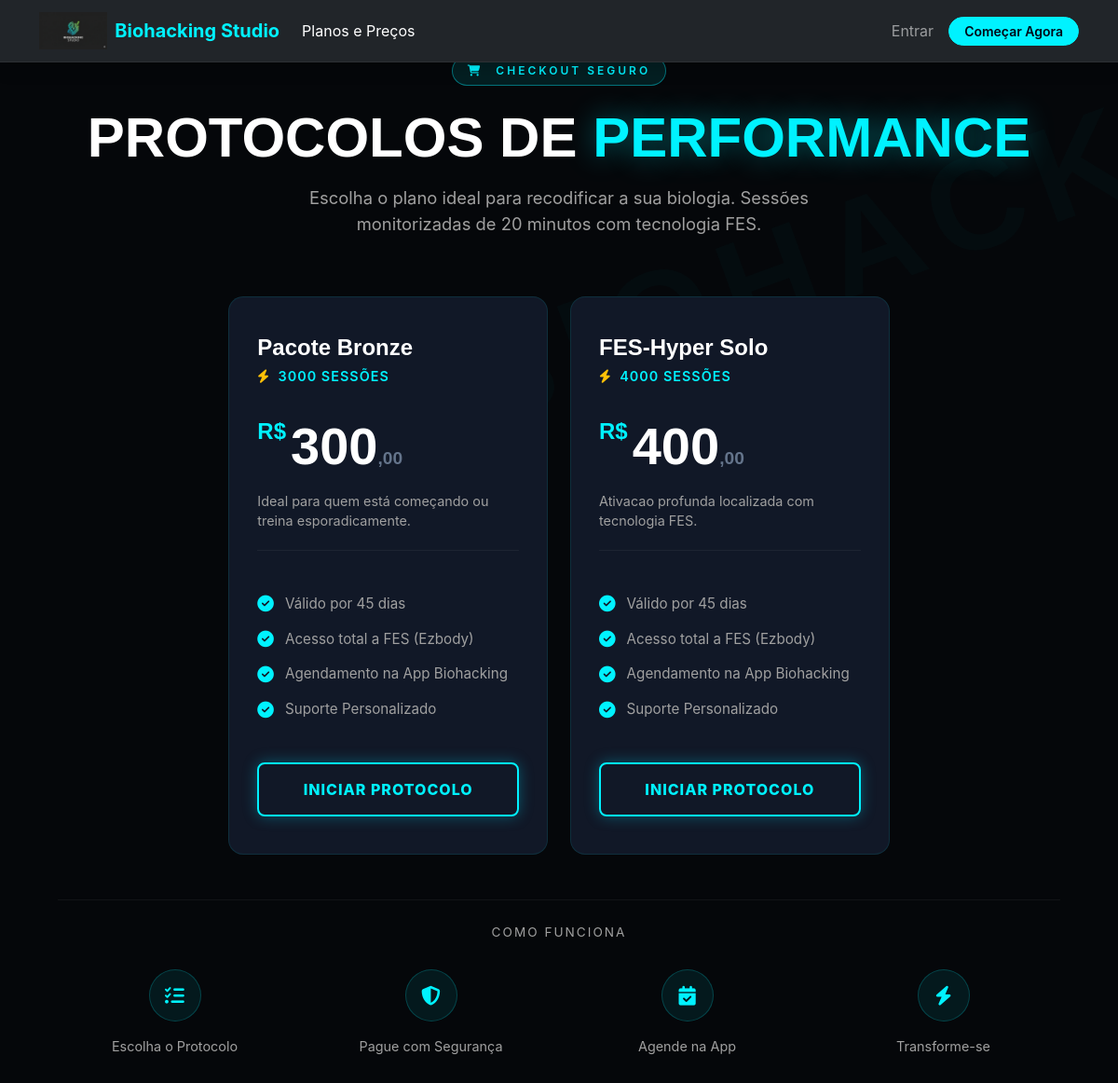
Page /shop/packages on the committed database.
### app/models/package.py (models this page shows, shortened)
class Package(db.Model):
    __tablename__ = 'packages'
    id = db.Column(db.Integer, primary_key=True)
    name = db.Column(db.String(100), nullable=False)
    description = db.Column(db.Text)
    credits = db.Column(db.Integer, nullable=False)
    price = db.Column(db.Numeric(10, 2), nullable=False)
    installments = db.Column(db.Integer, default=1)  # Quantas parcelas
    installment_price = db.Column(db.Numeric(10, 2))  # Preco por parcela
    validity_days = db.Column(db.Integer, nullable=False)  # Ex: 90 dias
    photo_url = db.Column(db.String(255))
    color = db.Column(db.String(7), default='#FF6B35')
    is_featured = db.Column(db.Boolean, default=False)  # Destaque
    display_order = db.Column(db.Integer, default=0)
    badge = db.Column(db.String(50))  # Ex: "MAIS VENDIDO", "NOVO"
    extra_benefits = db.Column(db.JSON)  # Ex: ["Toalha gratis", "Garrafinha"]
    is_recurring = db.Column(db.Boolean, default=False)  # Se é pacote recorrente
    recurring_interval_days = db.Column(db.Integer, default=30)  # Intervalo entre cobranças
    welcome_xp_bonus = db.Column(db.Integer, default=0)  # Bônus XP na primeira compra
    is_active = db.Column(db.Boolean, default=True)
    created_at = db.Column(db.DateTime, default=datetime.utcnow)
    updated_at = db.Column(db.DateTime, default=datetime.utcnow, onupdate=datetime.utcnow)
    subscriptions = db.relationship('Subscription', backref='package', lazy=True)

### app/routes/shop.py (the view)
@shop_bp.route('/')
@shop_bp.route('/packages')
def packages():
    packages = Package.query.filter_by(is_active=True).order_by(
        Package.display_order,
        Package.id
    ).all()
    modalities = Modality.query.filter_by(is_active=True).order_by(Modality.name).all()
    import json
    packages_json = json.dumps([{
        'id': p.id,
        'name': p.name,
        'credits': p.credits,
        'price': float(p.price)
    } for p in packages])
    return render_template('shop/packages.html', packages=packages, modalities=modalities, packages_json=packages_json)

### app/templates/shop/packages.html (shortened to what this page needs)
{% extends "base.html" %}
{% block extra_css %}
<link rel="stylesheet" href="{{ url_for('static', filename='css/landing.css') }}">
{% endblock %}
{% block content %}
<div class="bg-brand-texture" style="min-height: 100vh; padding: 60px 0; position: relative; background-color: var(--bg-dark, #05070a);">
    <div class="container" style="max-width: 1100px; position: relative; z-index: 2;">
        <div class="text-center mb-5 pb-3">
            <div style="display: inline-block; padding: 6px 16px; background: rgba(0, 242, 255, 0.1); border: 1px solid rgba(0,242,255,0.4); border-radius: 50px; color: var(--cyan-electric, #00f2ff); font-size: 0.75rem; letter-spacing: 3px; margin-bottom: 20px; font-weight: 600;">
                <i class="fas fa-shopping-cart me-2"></i> CHECKOUT SEGURO
            </div>
            <h1 style="font-size: clamp(2.5rem, 5vw, 4rem); font-weight: 900; margin-bottom: 15px; font-family: 'Outfit', sans-serif; color: #fff;">
                PROTOCOLOS DE <span style="color: var(--cyan-electric, #00f2ff); text-shadow: 0 0 30px rgba(0,242,255,0.4);">PERFORMANCE</span>
            </h1>
            <p style="color: var(--text-dim, #94a3b8); font-size: 1.15rem; max-width: 600px; margin: 0 auto;">
                Escolha o plano ideal para recodificar a sua biologia. Sessões monitorizadas de 20 minutos com tecnologia FES.
            </p>
        </div>
        <div class="row g-4 justify-content-center align-items-center">
            {% for package in packages %}
            {% set is_highlighted = package.is_featured or (loop.index == 2 and packages|length == 3) %}
            {% set price_str = "%.2f"|format(package.price) %}
            {% set price_parts = price_str.split('.') %}
            <div class="col-lg-4 col-md-6">
                <div class="protocol-card {% if is_highlighted %}featured{% endif %}">
                    <h3 style="font-family: 'Outfit', sans-serif; font-weight: 800; font-size: 1.5rem; margin-bottom: 5px; color: #fff;">{{ package.name }}</h3>
                    <p style="color: var(--cyan-electric, #00f2ff); font-weight: 600; font-size: 0.9rem; letter-spacing: 1px;">
                        <i class="fas fa-bolt text-warning me-1"></i> {{ package.credits }} SESSÕES
                    </p>
                    <div class="price-tag">
                        <span class="price-currency">R$</span>{{ price_parts[0] }}<span style="font-size: 1.2rem; color: #64748b; font-weight: 600;">,{{ price_parts[1] }}</span>
                    </div>
                    {% if package.description %}
                    <p style="color: var(--text-dim, #94a3b8); font-size: 0.9rem; border-bottom: 1px solid rgba(255,255,255,0.05); padding-bottom: 20px; min-height: 60px;">
                        {{ package.description }}
                    </p>
                    {% else %}
                    <div style="border-bottom: 1px solid rgba(255,255,255,0.05); margin-bottom: 20px;"></div>
                    {% endif %}
                    <ul class="feature-list">
                        <li><i class="fas fa-check-circle"></i> Válido por {{ package.validity_days }} dias</li>
                        <li><i class="fas fa-check-circle"></i> Acesso total a FES (Ezbody)</li>
                        <li><i class="fas fa-check-circle"></i> Agendamento na App Biohacking</li>
                        <li><i class="fas fa-check-circle"></i> Suporte Personalizado</li>
                    </ul>
                    <a href="{{ url_for('shop.package_detail', id=package.id) }}"
                        class="btn-neon {% if not is_highlighted %}btn-outline{% endif %} w-100 d-block text-center mt-auto"
                        style="padding: 15px; text-decoration: none;">
                        INICIAR PROTOCOLO
                    </a>
                </div>
            </div>
            {% else %}
            <div class="col-12 text-center py-5">
                <i class="fas fa-box-open fa-4x mb-3 opacity-25" style="color: var(--text-dim, #94a3b8);"></i>
                <h4 style="color: var(--text-dim, #94a3b8);">A carregar novos protocolos...</h4>
                <p class="text-muted">Nenhum plano disponível de momento.</p>
            </div>
            {% endfor %}
        </div>
        <div class="text-center mt-5 pt-4" style="border-top: 1px solid rgba(255,255,255,0.05);">
            <p style="color: var(--text-dim, #94a3b8); font-size: 0.85rem; letter-spacing: 2px; text-transform: uppercase; margin-bottom: 30px;">Como Funciona</p>
            <div class="row g-4 justify-content-center">
                {% for step in [('1', 'Escolha o Protocolo', 'fas fa-list-check'), ('2', 'Pague com Segurança', 'fas fa-shield-halved'), ('3', 'Agende na App', 'fas fa-calendar-check'), ('4', 'Transforme-se', 'fas fa-bolt')] %}
                <div class="col-6 col-md-3 text-center">
                    <div class="rounded-circle d-inline-flex align-items-center justify-content-center mb-3"
                        style="width: 56px; height: 56px; background: rgba(0,242,255,0.08); border: 1px solid rgba(0,242,255,0.2); color: #00f2ff; font-size: 1.3rem;">
                        <i class="{{ step[2] }}"></i>
                    </div>
                    <p style="color: var(--text-dim, #94a3b8); font-size: 0.9rem; margin: 0;">{{ step[1] }}</p>
                </div>
                {% endfor %}
            </div>
        </div>
    </div>
</div>
{% endblock %}

### app/templates/base.html (shortened to what this page needs)
<!DOCTYPE html>
<html lang="pt-BR">
<head>
    <link href="https://cdn.jsdelivr.net/npm/bootstrap@5.3.2/dist/css/bootstrap.min.css" rel="stylesheet">
    <link rel="stylesheet" href="https://cdnjs.cloudflare.com/ajax/libs/font-awesome/6.5.1/css/all.min.css">
    {% block extra_css %}{% endblock %}
</head>
<body>
    {% block body %}
    {% include 'includes/navbar.html' %}
    {% block content %}{% endblock %}
    {% endblock %}
</body>
</html>

### app/templates/includes/navbar.html (shortened to what this page needs)
{% set ep = request.endpoint or '' %}
<nav class="navbar navbar-expand-lg navbar-dark bg-dark sticky-top shadow">
    <div class="container">
        <a class="navbar-brand d-flex align-items-center" href="{{ url_for('marketing.index') }}">
            <img src="{{ url_for('static', filename='img/logo.png') }}" alt="Biohacking Studio" height="40"
                 class="d-inline-block align-text-top me-2" onerror="this.style.display='none';">
            <span class="fw-bold text-primary">Biohacking Studio</span>
        </a>
        <div class="collapse navbar-collapse" id="mainNavbar">
            <ul class="navbar-nav me-auto">
                {% if current_user.is_authenticated %}
                {% if current_user.is_admin %}
                <li class="nav-item">
                    <a class="nav-link {% if request.endpoint and 'admin.dashboard' in request.endpoint %}active{% endif %}"
                        href="{{ url_for('admin.dashboard') }}">Painel Admin</a>
                </li>
                {% elif current_user.is_instructor %}
                <li class="nav-item">
                    <a class="nav-link {% if request.endpoint and 'instructor.dashboard' in request.endpoint %}active{% endif %}"
                        href="{{ url_for('instructor.dashboard') }}"><i class="fas fa-calendar-alt me-1"></i>Minhas
                        Aulas</a>
                </li>
                <li class="nav-item">
                    <a class="nav-link {% if request.endpoint and 'training' in request.endpoint %}active{% endif %}"
                        href="{{ url_for('instructor.training_list') }}"><i class="fas fa-dumbbell me-1"></i>Prescrever
                        Treino</a>
                </li>
                <li class="nav-item">
                    <a class="nav-link {% if request.endpoint and 'totem' in request.endpoint %}active{% endif %}"
                        href="{{ url_for('instructor.totem_view') }}"><i class="fas fa-camera me-1"></i>Modo Totem</a>
                </li>
                {% else %}
                <li class="nav-item">
                    <a class="nav-link {% if ep == 'student.dashboard' %}active{% endif %}"
                        href="{{ url_for('student.dashboard') }}">Meu Painel</a>
                </li>
                <li class="nav-item">
                    <a class="nav-link {% if ep == 'student.schedule' %}active{% endif %}"
                        href="{{ url_for('student.schedule') }}">Agendar Aulas</a>
                </li>
                <li class="nav-item">
                    <a class="nav-link {% if ep in ['student.my_bookings', 'student.my_recurring'] %}active{% endif %}"
                        href="{{ url_for('student.my_bookings') }}">Minhas Aulas</a>
                </li>
                <li class="nav-item">
                    <a class="nav-link {% if ep == 'student.ranking' %}active{% endif %}"
                        href="{{ url_for('student.ranking') }}">Ranking</a>
                </li>
                <li class="nav-item">
                    <a class="nav-link {% if ep == 'student.xp_credits' %}active{% endif %}"
                        href="{{ url_for('student.xp_credits') }}">
                        <i class="fas fa-exchange-alt me-1"></i>XP
                    </a>
                </li>
                <li class="nav-item">
                    <a class="nav-link {% if request.endpoint and 'shop' in request.endpoint %}active{% endif %}"
                        href="{{ url_for('shop.packages') }}">Comprar Creditos</a>
                </li>
                {% endif %}
                {% else %}
                <li class="nav-item">
                    <a class="nav-link {% if request.endpoint and 'shop' in request.endpoint %}active{% endif %}"
                        href="{{ url_for('shop.packages') }}">Planos e Preços</a>
                </li>
                {% endif %}
            </ul>
            <div class="navbar-nav align-items-center">
                {% if current_user.is_authenticated %}
                {% if current_user.is_student %}
                <a class="nav-link position-relative me-2" href="{{ url_for('student.notifications') }}"
                    title="Notificacoes">
                    <i class="fas fa-bell"></i>
                    {% if unread_notifications > 0 %}
                    <span class="position-absolute top-0 start-100 translate-middle badge rounded-pill bg-danger"
                        style="font-size: 0.6rem;">
                        {{ unread_notifications if unread_notifications < 100 else '99+' }} </span>
                            {% endif %}
                </a>
                {% endif %}
                <div class="nav-item dropdown">
                    <a class="nav-link dropdown-toggle d-flex align-items-center" href="#" id="userDropdown"
                        role="button" data-bs-toggle="dropdown">
                        <div class="avatar-xs me-2 bg-primary rounded-circle d-flex align-items-center justify-content-center text-white"
                            style="width: 30px; height: 30px;">
                            <i class="fas fa-user-circle"></i>
                        </div>
                        <span>{{ current_user.name.split()[0] }}</span>
                    </a>
                    <ul class="dropdown-menu dropdown-menu-end shadow border-0">
                        {% if current_user.is_student %}
                        <li><a class="dropdown-item" href="{{ url_for('student.my_subscriptions') }}"><i
                                    class="fas fa-wallet me-2"></i>Meus Creditos</a></li>
                        <li><a class="dropdown-item" href="{{ url_for('student.xp_credits') }}"><i
                                    class="fas fa-exchange-alt me-2"></i>Converter XP</a></li>
                        <li><a class="dropdown-item" href="{{ url_for('student.my_bookings') }}"><i
                                    class="fas fa-calendar-check me-2"></i>Minhas Aulas</a></li>
                        <li><a class="dropdown-item" href="{{ url_for('student.my_recurring') }}"><i
                                    class="fas fa-sync me-2"></i>Agendamentos Recorrentes</a></li>
                        <li><a class="dropdown-item" href="{{ url_for('student.ranking') }}"><i
                                    class="fas fa-trophy me-2"></i>Ranking</a></li>
                        <li><a class="dropdown-item" href="{{ url_for('student.progress') }}"><i
                                    class="fas fa-chart-line me-2"></i>Minha Evolucao</a></li>
                        <li><a class="dropdown-item" href="{{ url_for('student.my_qrcode') }}"><i
                                    class="fas fa-qrcode me-2"></i>Meu QR Code</a></li>
                        <li><a class="dropdown-item" href="{{ url_for('health.fill_parq') }}"><i
                                    class="fas fa-heartbeat me-2"></i>Saude (PAR-Q)</a></li>
                        <li><a class="dropdown-item" href="{{ url_for('student.profile') }}"><i
                                    class="fas fa-user-edit me-2"></i>Meu Perfil</a></li>
                        <li>
                            <hr class="dropdown-divider">
                        </li>
                        {% endif %}
                        <li><a class="dropdown-item text-danger" href="{{ url_for('auth.logout') }}"><i
                                    class="fas fa-sign-out-alt me-2"></i>Sair</a></li>
                    </ul>
                </div>
                {% else %}
                <a class="nav-link me-2" href="{{ url_for('auth.login') }}">Entrar</a>
                <a class="btn btn-primary btn-sm px-3 rounded-pill" href="{{ url_for('auth.register') }}">Começar
                    Agora</a>
                {% endif %}
            </div>
        </div>
    </div>
</nav>

### rows in the picture
Package: name "Pacote Bronze", credits "3000", price_parts "300", price_parts "00", description "Ideal para quem está começando ou treina esporadicamente.", validity_days "45"
Package: name "FES-Hyper Solo", credits "4000", price_parts "400", price_parts "00", description "Ativacao profunda localizada com tecnologia FES.", validity_days "45"

### other values in the picture
{{ step[1] }} "Escolha o Protocolo" "Pague com Segurança" "Agende na App" "Transforme-se"
